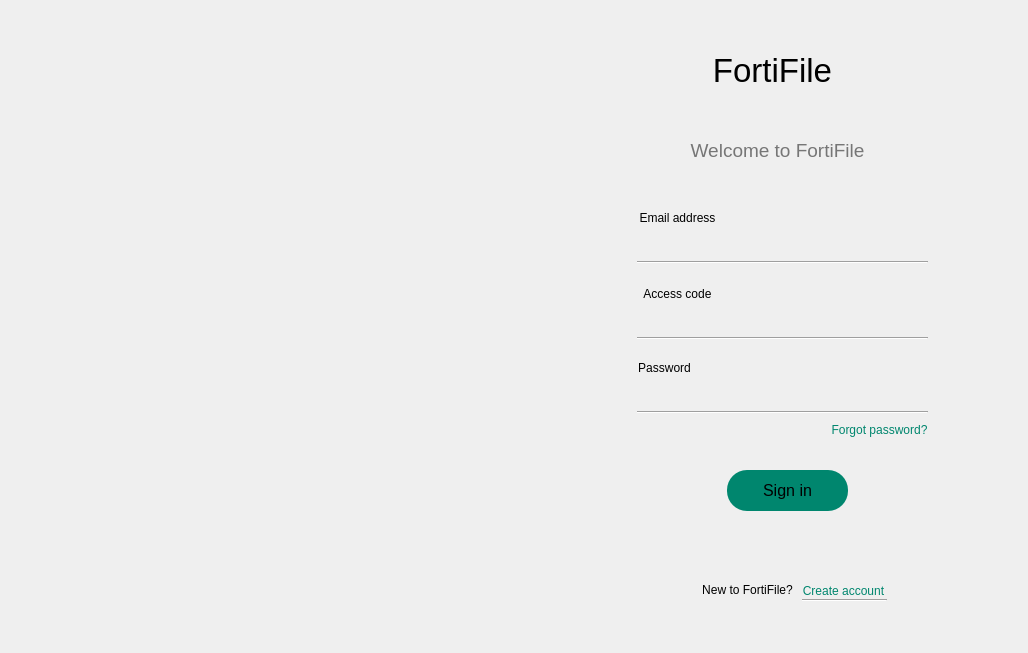
<?xml version="1.0" encoding="UTF-8"?>
<ui version="4.0">
 <class>Form1</class>
 <widget class="QWidget" name="Form1">
  <property name="geometry">
   <rect>
    <x>0</x>
    <y>0</y>
    <width>1028</width>
    <height>653</height>
   </rect>
  </property>
  <property name="windowTitle">
   <string>Form</string>
  </property>
  <layout class="QHBoxLayout" name="horizontalLayout">
   <item>
    <widget class="QWidget" name="widget" native="true">
     <layout class="QHBoxLayout" name="horizontalLayout_2">
      <item>
       <widget class="QWidget" name="widget_3" native="true">
        <property name="styleSheet">
         <string notr="true">background-image: url(:/images/resources/ss.jpg);</string>
        </property>
       </widget>
      </item>
      <item>
       <widget class="QWidget" name="widget_2" native="true">
        <property name="styleSheet">
         <string notr="true">QLineEdit{
border:none;
background:transparent;
}</string>
        </property>
        <widget class="QLabel" name="label">
         <property name="geometry">
          <rect>
           <x>170</x>
           <y>20</y>
           <width>171</width>
           <height>61</height>
          </rect>
         </property>
         <property name="font">
          <font>
           <pointsize>25</pointsize>
          </font>
         </property>
         <property name="styleSheet">
          <string notr="true">text-align: center;</string>
         </property>
         <property name="text">
          <string>FortiFile</string>
         </property>
         <property name="alignment">
          <set>Qt::AlignCenter</set>
         </property>
        </widget>
        <widget class="QLabel" name="label_2">
         <property name="geometry">
          <rect>
           <x>150</x>
           <y>100</y>
           <width>221</width>
           <height>61</height>
          </rect>
         </property>
         <property name="font">
          <font>
           <pointsize>14</pointsize>
          </font>
         </property>
         <property name="text">
          <string>&lt;html&gt;&lt;head/&gt;&lt;body&gt;&lt;p&gt;&lt;span style=&quot; color:#767676;&quot;&gt;Welcome to FortiFile&lt;/span&gt;&lt;/p&gt;&lt;/body&gt;&lt;/html&gt;</string>
         </property>
         <property name="alignment">
          <set>Qt::AlignCenter</set>
         </property>
        </widget>
        <widget class="QLabel" name="label_3">
         <property name="geometry">
          <rect>
           <x>120</x>
           <y>190</y>
           <width>81</width>
           <height>16</height>
          </rect>
         </property>
         <property name="text">
          <string>Email address</string>
         </property>
         <property name="alignment">
          <set>Qt::AlignCenter</set>
         </property>
        </widget>
        <widget class="QLabel" name="label_4">
         <property name="geometry">
          <rect>
           <x>120</x>
           <y>340</y>
           <width>55</width>
           <height>16</height>
          </rect>
         </property>
         <property name="text">
          <string>Password</string>
         </property>
         <property name="alignment">
          <set>Qt::AlignCenter</set>
         </property>
        </widget>
        <widget class="QLabel" name="label_5">
         <property name="geometry">
          <rect>
           <x>180</x>
           <y>560</y>
           <width>101</width>
           <height>20</height>
          </rect>
         </property>
         <property name="text">
          <string>New to FortiFile?</string>
         </property>
         <property name="alignment">
          <set>Qt::AlignCenter</set>
         </property>
        </widget>
        <widget class="QPushButton" name="forgot_pass_btn">
         <property name="geometry">
          <rect>
           <x>312</x>
           <y>400</y>
           <width>101</width>
           <height>20</height>
          </rect>
         </property>
         <property name="cursor">
          <cursorShape>PointingHandCursor</cursorShape>
         </property>
         <property name="styleSheet">
          <string notr="true">QPushButton{
border:none;
color: rgb(0, 134, 110);
}


QPushButton:hover:!checked{
	color: rgb(0, 56, 46);
}</string>
         </property>
         <property name="text">
          <string>Forgot password?</string>
         </property>
        </widget>
        <widget class="QLineEdit" name="email_input">
         <property name="geometry">
          <rect>
           <x>120</x>
           <y>210</y>
           <width>291</width>
           <height>31</height>
          </rect>
         </property>
        </widget>
        <widget class="Line" name="line">
         <property name="geometry">
          <rect>
           <x>120</x>
           <y>234</y>
           <width>291</width>
           <height>16</height>
          </rect>
         </property>
         <property name="orientation">
          <enum>Qt::Horizontal</enum>
         </property>
        </widget>
        <widget class="Line" name="line_2">
         <property name="geometry">
          <rect>
           <x>120</x>
           <y>384</y>
           <width>291</width>
           <height>16</height>
          </rect>
         </property>
         <property name="orientation">
          <enum>Qt::Horizontal</enum>
         </property>
        </widget>
        <widget class="QLineEdit" name="password_input">
         <property name="geometry">
          <rect>
           <x>120</x>
           <y>360</y>
           <width>291</width>
           <height>31</height>
          </rect>
         </property>
        </widget>
        <widget class="QPushButton" name="sign_in_btn">
         <property name="geometry">
          <rect>
           <x>210</x>
           <y>450</y>
           <width>121</width>
           <height>41</height>
          </rect>
         </property>
         <property name="font">
          <font>
           <pointsize>12</pointsize>
          </font>
         </property>
         <property name="styleSheet">
          <string notr="true">border:none;
background-color: rgb(0, 134, 110);
border-radius:20</string>
         </property>
         <property name="text">
          <string>Sign in</string>
         </property>
        </widget>
        <widget class="QPushButton" name="create_acc_btn">
         <property name="geometry">
          <rect>
           <x>280</x>
           <y>550</y>
           <width>93</width>
           <height>41</height>
          </rect>
         </property>
         <property name="cursor">
          <cursorShape>PointingHandCursor</cursorShape>
         </property>
         <property name="styleSheet">
          <string notr="true">QPushButton{
border:none;
color: rgb(0, 134, 110);
}


QPushButton:hover:!checked{
	color: rgb(0, 56, 46);
}</string>
         </property>
         <property name="text">
          <string>Create account</string>
         </property>
        </widget>
        <widget class="Line" name="line_3">
         <property name="geometry">
          <rect>
           <x>285</x>
           <y>570</y>
           <width>85</width>
           <height>20</height>
          </rect>
         </property>
         <property name="orientation">
          <enum>Qt::Horizontal</enum>
         </property>
        </widget>
        <widget class="QLabel" name="label_6">
         <property name="geometry">
          <rect>
           <x>120</x>
           <y>266</y>
           <width>81</width>
           <height>16</height>
          </rect>
         </property>
         <property name="text">
          <string>Access code</string>
         </property>
         <property name="alignment">
          <set>Qt::AlignCenter</set>
         </property>
        </widget>
        <widget class="QLineEdit" name="acces_code">
         <property name="geometry">
          <rect>
           <x>120</x>
           <y>286</y>
           <width>291</width>
           <height>31</height>
          </rect>
         </property>
        </widget>
        <widget class="Line" name="line_4">
         <property name="geometry">
          <rect>
           <x>120</x>
           <y>310</y>
           <width>291</width>
           <height>16</height>
          </rect>
         </property>
         <property name="orientation">
          <enum>Qt::Horizontal</enum>
         </property>
        </widget>
       </widget>
      </item>
     </layout>
    </widget>
   </item>
  </layout>
 </widget>
 <resources>
  <include location="resource.qrc"/>
 </resources>
 <connections/>
</ui>
